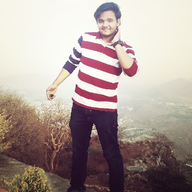
#> input picture Object detection project/openCV/ashu.jpg, 192 x 192 px, found by its file name
$ python loadimage.py   (older library calls are emulated)
#> lines starting #> are read from the running program, lines starting #| are printed output that depends on the picture; after the words box and inside, x2 and y2 are one past the last pixel; in counts of white or black regions, pixels touching at a corner belong together
# -*- coding: utf-8 -*-
"""
Created on Wed May  9 06:48:37 2018

@author: Ashutosh
"""

import cv2
import matplotlib.pyplot as plt
img=cv2.imread('E:\\Games\\Internship\\python\\Object detection project\\openCV\\ashu.jpg',cv2.IMREAD_GRAYSCALE)
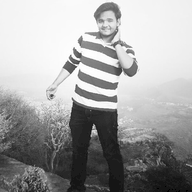
#> img: shape (192, 192); min 0, max 255, mean 163.1
cv2.imshow('image',img)
cv2.waitKey(0)
cv2.destroyAllWindows()

#cv2.imWrite('Ash.png',img)


"""plt.imshow(img,cmap='grey',interpolation='bicubic')
plt.plot([50,100],[80,100],'c',linewidth=5)
plt.show()"""


#--------------creating shapes

import cv2
import matplotlib.pyplot as plt
import numpy as np
img=cv2.imread('E:\\Games\\Internship\\python\\Object detection project\\openCV\\ashu.jpg',cv2.IMREAD_COLOR)
#> img is the input picture: shape (192, 192, 3); mean B, G, R 153.1, 158.2, 173

cv2.line(img,(0,0),(150,150),(255,0,0),15)# on image,where line starts,line end,color of line,line width
cv2.rectangle(img,(15,25),(150,100),(0,255,0),5) #top left cordinate,bottom right cordinate
cv2.circle(img,(120,60),40,(0,0,255),2)#center,radius,color,fill or not(negative will fill the circle)

#polygon2
pts=np.array([[10,5],[20,30],[70,20],[50,10]],np.int32)
#pts=pts.reshape([-1,1,2])
cv2.polylines(img,[pts],True,(0,255,255),3) #points,connect the last point to first or dont want to,color,width

#writing something
font=cv2.FONT_HERSHEY_SIMPLEX
cv2.putText(img,'Ashutosh',(30,50),font,1,(255,255,100),3,cv2.LINE_AA)#text,start point,font,size of text,color,Thickness of text
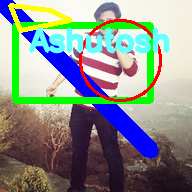
#> img: shape (192, 192, 3); mean B, G, R 139.4, 144.8, 137.5

cv2.imshow('image',img)
cv2.waitKey(0)
cv2.destroyAllWindows()


#---------image operation-------------

#mostly everry analysis is done on the gray images it will be shown colored and taken everything in grey and operation is performed after that the suoerimposing of colored image is done

import cv2
import matplotlib.pyplot as plt
img=cv2.imread('E:\\Games\\Internship\\python\\Object detection project\\openCV\\ashu.jpg',cv2.IMREAD_COLOR)

px=img[55,55] #color value for that pixel
#> px = [245, 251, 250]
print(px)
#| [245 251 250]

img[55,55]=[255,255,255] #we can change the color of the particular pixel
#> img: shape (192, 192, 3); under 0.01% of pixels changed, all inside (x1, y1, x2, y2) = (55, 55, 56, 56)
print(px)
#| [255 255 255]


#other characterstics
print(img.shape)
#| (192, 192, 3)
print(img.size)
#| 110592
print(img.dtype)
#| uint8

roi=img[100:150,100:150]#region of the image(ROI)-dub image of a image
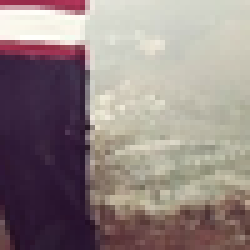
#> roi: shape (50, 50, 3) (shown 5 times larger); mean B, G, R 130.1, 131.5, 145.3
print(roi) #gives the numpy array which contain all pixel value of that ROI
#> (printed output is left out)

img[100:150,100:150]=[255,255,255] # the region become big white square
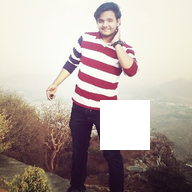
#> img: shape (192, 192, 3); mean B, G, R 161.6, 166.6, 180.5

#take ROI and copy and paste ant other position
myface=img[37:111,107:194]
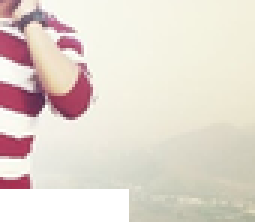
#> myface: shape (74, 85, 3) (shown 3 times larger); mean B, G, R 206.9, 216.4, 226.9
#> (the run stopped early here; a loop or call above may not have finished)
